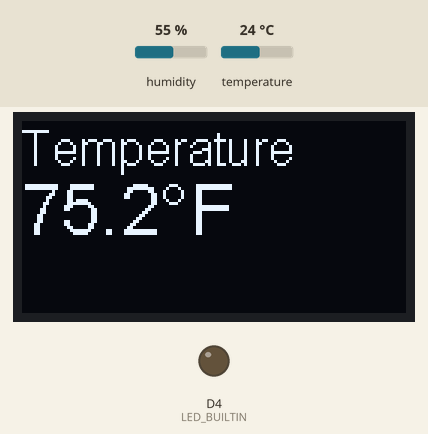
The sketch below on a simulated ESP8266 (NodeMCU). Shown: 128×64 one-colour display, output pins drawn as LEDs (lit = HIGH, except the on-board LED, lit = LOW). The inputs (shaded band) are chosen by the test bench; at power-on: humidity 55 %, temperature 24 °C. WiFi joins after 1.5 s; servers stay silent unless stated; what the sketch prints to the serial monitor is not drawn. At 8.9 s the program puts the board to deep sleep or switches it off; the recording ends there.

Above: at 3.6 s.
Timing chart, 0 to 5.1 s (numbered marks = the images above):
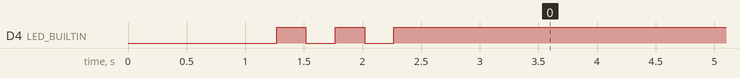

Measured:
- by itself, D4 (LED_BUILTIN): alternates HIGH for 0.25 s and LOW for 0.25 s, 5 changes in all, then stays HIGH

The sketch:

weather-logger.ino
```cpp
/**
 * Weather Logger for ESP8266
 *
 * Monitors environmental conditions (temperature, humidity, light levels) and transmits
 * data to ThingSpeak. Implements deep sleep for power efficiency.
 *
 * Hardware:
 * - NodeMCU 0.9 (ESP-12E)
 * - DHT22 on D1
 * - Photocell voltage divider on A0 (10kΩ pulldown)
 * - OLED Display (SSD1306) on I2C
 *
 * Deep Sleep:
 * - D0 connected to RST for wakeup
 * - Disconnect D0-RST before uploading
 */

// Standard Library Includes
#include <ESP8266WiFi.h>

// Third-party Libraries
#include "ThingSpeak.h"

// Project Headers
#include "dht22.h"
#include "light.h"
#include "communications.h"
#include "oled.h"

// Global Instances
WiFiClient client;      // WiFi client for network communication
Dht dht;                // Temperature and humidity sensor
LightSensor light;      // Ambient light sensor

// Configuration Constants
namespace Config {
    // ThingSpeak field indices (must match your ThingSpeak channel configuration)
    const uint8_t THERMOMETER_INDEX = 1;    // Temperature in Fahrenheit
    const uint8_t LIGHT_INDEX = 2;          // Light level percentage
    const uint8_t HUMIDITY_INDEX = 3;       // Relative humidity
    const uint8_t WIFI_STRENGTH_INDEX = 4;  // WiFi signal strength in dBm

    // Timing Constants
    const unsigned long SLEEP_DURATION_SEC = 1800;  // 30 minutes between readings
    const unsigned long DISPLAY_HOLD_MS = 5000;     // Time to show readings on display
}

// Global Variables
unsigned long sleepSeconds = Config::SLEEP_DURATION_SEC;  // Configurable sleep duration

// Forward Declarations
void enterDeepSleep();
void takeReadings();
void updateDisplay(float temp_f);
void sendToThingSpeak(float temp_f, int lux, float humidity);

/**
 * @brief Enters deep sleep mode for the configured duration
 *
 * Puts the ESP8266 into deep sleep mode to conserve power between readings.
 * The device will wake up automatically after sleepSeconds.
 */
void enterDeepSleep() {
    Serial.println("Entering deep sleep for " + String(sleepSeconds) + " seconds");
    ESP.deepSleep(sleepSeconds * 1e6, WAKE_RF_DEFAULT);
}

/**
 * @brief Takes sensor readings and updates the display
 *
 * @param[out] temp_f Reference to store temperature in Fahrenheit
 * @param[out] lux Reference to store light level in percentage
 * @param[out] humidity Reference to store relative humidity
 *
 * @note DHT22 requires ~250ms for readings and may return data up to 2 seconds old
 */
void takeReadings(float& temp_f, int& lux, float& humidity) {
    dht.takeMeasurements();
    temp_f = dht.tempF();
    lux = light.percent();
    humidity = dht.humidity();
}

/**
 * @brief Updates the OLED display with the current temperature
 *
 * @param temp_f Current temperature in Fahrenheit
 */
void updateDisplay(float temp_f) {
    char temp_text[20];
    snprintf(temp_text, sizeof(temp_text), "%0.1f°F", temp_f);
    drawText("Temperature", temp_text);
}

/**
 * @brief Sends sensor data to ThingSpeak
 *
 * @param temp_f Temperature in Fahrenheit
 * @param lux Light level in percentage
 * @param humidity Relative humidity percentage
 */
void sendToThingSpeak(float temp_f, int lux, float humidity) {
    ThingSpeak.setField(Config::THERMOMETER_INDEX, temp_f);
    ThingSpeak.setField(Config::LIGHT_INDEX, static_cast<float>(lux));
    ThingSpeak.setField(Config::HUMIDITY_INDEX, humidity);
    ThingSpeak.setField(Config::WIFI_STRENGTH_INDEX, get_rssi());
    thingspeaksenddata();
}

/**
 * @brief Main setup function - runs once on device startup
 *
 * Initializes hardware, takes readings, sends data to ThingSpeak,
 * updates the display, and puts the device back to sleep.
 */
void setup() {
    // Initialize serial communication
    Serial.begin(115200);
    Serial.println("\nWeather Logger Starting...");

    // Configure LED pin
    pinMode(LED_BUILTIN, OUTPUT);
    digitalWrite(LED_BUILTIN, LOW);  // Turn LED on to indicate activity

    // Initialize sensors
    dht.sensorPin(D1);
    light.sensorPin(A0);

    // Initialize display and ThingSpeak
    oled_setup();
    ThingSpeak.begin(client);

    // Connect to WiFi or sleep if connection fails
    if (!connect_wifi()) {
        Serial.println("WiFi connection failed. Entering deep sleep...");
        enterDeepSleep();
        return;  // Should never reach here
    }

    // Take sensor readings
    float temp_f, humidity;
    int lux;
    takeReadings(temp_f, lux, humidity);

    // Log readings to serial
    Serial.printf("Temperature: %.1f°F, Humidity: %.1f%%, Light: %d%%\n",
                 temp_f, humidity, lux);

    // Update display and send data
    updateDisplay(temp_f);
    sendToThingSpeak(temp_f, lux, humidity);

    // Keep display on for configured time to allow for visual checking
    delay(Config::DISPLAY_HOLD_MS);

    // Turn off LED and clear display to save power
    digitalWrite(LED_BUILTIN, HIGH);  // Turn LED off
    clearDisplay();

    enterDeepSleep();
}

/**
 * @brief Main loop function - intentionally left empty
 *
 * The application uses deep sleep between readings, so all functionality is handled
 * in setup(). The device resets after each wakeup from deep sleep.
 */
void loop() {
    // Not used - device resets after each reading cycle
    // All functionality is handled in setup()
}
```

communications.h
```cpp
/*************************************
 *  setup wifi communications Nodemcu
 *************************************/

 /*
 * Credentials
 */

#include "credentials.h"

bool connect_wifi()
{
  Serial.print("Attempting to connect to SSID: ");
  Serial.println(ssid);
  WiFi.begin(ssid, pass);

  // Loops for no more than 10 * (.25 + .25) = 10 seconds.
  int loop_count = 0;
  while((WiFi.status() != WL_CONNECTED) && (loop_count++ < 20)) {
    digitalWrite(LED_BUILTIN, LOW);  // Flutter the LED on while we try to connect.
    Serial.print("*");
    delay(250);
    digitalWrite(LED_BUILTIN, HIGH);  // Flutter the LED on while we try to connect.
    delay(250);
  }
  if (loop_count >= 20) {
    Serial.println("\nFailed to connect, will try again later.");
    return false;
  }

  Serial.println("\nConnected.");
  delay(1000);
  return true;
}


long get_rssi() {
    return WiFi.RSSI();
}

/***********************************
 *  Send data to Thingspeak.
 ***********************************/
 void thingspeaksenddata() {
  Serial.println("thingspeaksenddata started");
  int result = ThingSpeak.writeFields(myChannelNumber, myWriteAPIKey);
  Serial.print("thingspeaksenddata completed, result was");
  Serial.println(result);
}
```

credentials.example.h
```cpp
/*
 * Credentials
 *
 * Example credentials file.  Copy as credentials.h and put in your own values.
 */

// WiFi network for connecting to ThingSpeak.com
char ssid[] = "YourWiFi";
char pass[] = "strongPassword";

// Thingspeak channel and credentials
unsigned long myChannelNumber = 1234567;
const char * myWriteAPIKey = "THINGSPEAKTOKEN";
```

dht22.cpp
```cpp
#include "dht22.h"


// Number of times to re-poll the dht for temperature on error.
int temperature_retries = 5;

/**
 * Takes Digitial pin index to set up connection.
 */
Dht::Dht() {}

void Dht::sensorPin(int sensor_pin) {
  this->setup(sensor_pin, DHTesp::DHT22);
}

/*
 * Record the current values, since everything works from them.
 *
 * If non-number comes back, wait 1 second and retry, up to 5 times.
 */
void Dht::takeMeasurements(int retries_left) {
  Serial.println("Dht::takeMeasurements - Begin");

  this->moisture = this->getHumidity();
  this->temperature = this->getTemperature();

  if(!isnan(this->moisture) && !isnan(this->temperature)) {
    Serial.println("Dht::takeMeasurements - End");
    return;
  }

  if (retries_left-- > 0) {
    delay(1000);
    Serial.print("Dht::takeMeasurements - retrying, temp ");
    Serial.print(this->temperature);
    Serial.print(isnan(this->moisture));
    Serial.print(" humidity ");
    Serial.print(this->moisture);
    Serial.println(isnan(this->moisture));
    this->takeMeasurements(retries_left--);
  }
}

/**
 * Convert cenigrate to farenheit.
 */
float Dht::cToF(float temp_c) {
  Serial.print("Dht::cToF, converting temp ");
  Serial.print(temp_c);
  Serial.println("c");
  return (temp_c * 1.8) + 32;
}

float Dht::humidity() {
  return this->moisture;
}

float Dht::tempC() {
  return this->temperature;
}

float Dht::tempF() {
  Serial.println("Dht::tempF begin");
  float result = this->cToF(this->temperature);
  Serial.print("Dht::tempF, returning");
  Serial.println(result);
  return result;
}
float Dht::heatIndexC() {
  return this->computeHeatIndex(this->temperature, this->moisture, false);
}

float Dht::heatIndexF() {
  return this->cToF(this->heatIndexC());
}

float Dht::dewpoint() {
  // Based on https://create.arduino.cc/projecthub/tomwyonkman/dht11-dew-point-calculator-67b487.
  return (this->tempC() - (100 - this->humidity()) / 5);
}
```

dht22.h
```cpp
// From https://desire.giesecke.tk/index.php/2018/01/30/esp32-dht11.
#include "DHTesp.h"

#ifdef ESP32
#pragma message(THIS EXAMPLE IS FOR ESP8266 ONLY!)
#error Select ESP8266 board.
#endif

class Dht: public DHTesp {
 protected:
   float moisture, temperature;
   int power_pin = -1;

 public:
   Dht();
   void sensorPin(int sensor_pin);
   void takeMeasurements(int retries_left = 5);
   float cToF(float temp_c);
   float tempC();
   float tempF();
   float heatIndexC();
   float heatIndexF();
   float humidity();
   float dewpoint();
   void powerPin(int power_pin);
};
```

light.cpp
```cpp
#include "light.h"

LightSensor::LightSensor() {}

void LightSensor::sensorPin(int pin) {
  _pin = pin;
}

// Light value expressed in the range of 0 to 100.
int LightSensor::percent() {
  // Convert the analog reading (which goes from 0 - 1023) to a voltage (0 - 5V).
  return analogRead(_pin) * ((float)100 / 1023.0);
}
```

light.h
```cpp
// From https://www.instructables.com/id/ESP8266-Light-Sensor/

#ifndef LightSensor_h
#define LightSensor_h

// Provides analogRead().
#include "Arduino.h"

class LightSensor {
  public:
    LightSensor();
    void sensorPin(int pin);
    int percent();
  private:
    int _pin;
};

#endif
```

oled.h
```cpp
#include "SSD1306Wire.h" // legacy include: `#include "SSD1306.h"`


SSD1306Wire  display(0x3c, D3, D2);  //D2=SDK  D1=SCK  As per labeling on NodeMCU

void oled_setup() {
  delay(1000);
  Serial.println("");

  Serial.println("Initializing OLED Display");
  display.init();

  display.setFont(ArialMT_Plain_16);
  Serial.println("Done initializing OLED Display");

}

void clearDisplay() {
  display.clear();
  display.display();
}

void drawFontFaceDemo() {
  // clear the display
  display.clear();
    // Font Demo1
    // create more fonts at http://oleddisplay.squix.ch/
    display.setTextAlignment(TEXT_ALIGN_LEFT);
    display.setFont(ArialMT_Plain_10);
    display.drawString(0, 0, "Hello world");
    display.setFont(ArialMT_Plain_16);
    display.drawString(0, 10, "Hello world");
    display.setFont(ArialMT_Plain_24);
    display.drawString(0, 26, "Hello world");
  // write the buffer to the display
  display.display();
}

void drawText(const char * title, const char * text) {
  display.clear();
  display.setTextAlignment(TEXT_ALIGN_LEFT);
  display.setFont(ArialMT_Plain_16);
  display.drawString(0, 0, title);
  display.setFont(ArialMT_Plain_24);
  display.drawString(0, 16, text);
  display.display();
}
```
